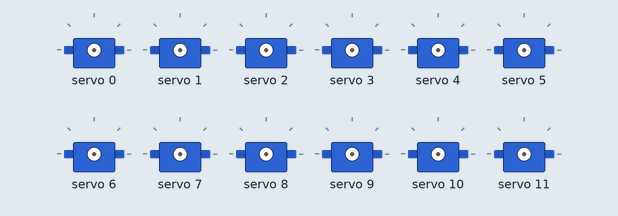
The sketch below on a simulated Seeed XIAO ESP32-S3. On the bench: 12 × servo.

Above: at 0.0 s.
At 5.6 s:
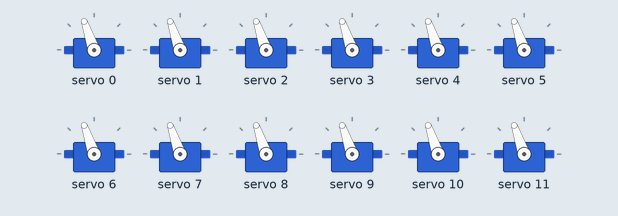
At 11.3 s:
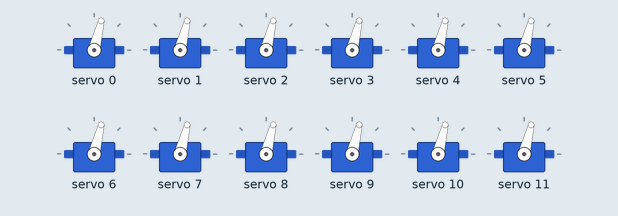
Timing chart, 0 to 13.2 s (numbered marks = the images above):
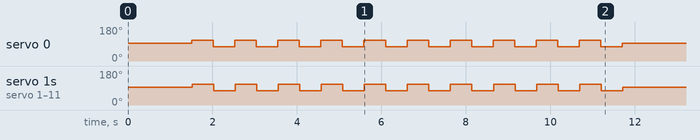

The sketch:

test.ino
```cpp
#include <Wire.h>
#include <Adafruit_PWMServoDriver.h>

// ================= I2C 引脚（明确指定） =================
#define I2C_SDA 5   // XIAO ESP32-S3 A4 / SDA
#define I2C_SCL 6   // XIAO ESP32-S3 A5 / SCL

// ================= PCA9685 =================
#define PCA9685_ADDR 0x40
Adafruit_PWMServoDriver pwm = Adafruit_PWMServoDriver(PCA9685_ADDR);

// ================= 舵机参数 =================
#define SERVO_MIN     102   // 0°
#define SERVO_MAX     512   // 180°
#define SERVO_CENTER  90    // 中立位 / 回正

#define SERVO_COUNT   16    // 实际舵机数量

// ================= 工具函数 =================
uint16_t angleToPulse(int angle) {
  return map(angle, 0, 180, SERVO_MIN, SERVO_MAX);
}

void setAllServos(int angle) {
  uint16_t pulse = angleToPulse(angle);
  for (int ch = 0; ch < SERVO_COUNT; ch++) {
    pwm.setPWM(ch, 0, pulse);
  }
}

void setup() {
  // I2C 初始化
  Wire.begin(I2C_SDA, I2C_SCL);

  // PCA9685 初始化
  pwm.begin();
  pwm.setPWMFreq(50);
  delay(500);

  // ========= 1️⃣ 上电先回中 =========
  setAllServos(SERVO_CENTER);
  delay(1000);

  // ========= 2️⃣ -45° ↔ +45° 摆动 10 次 =========
  for (int i = 0; i < 10; i++) {
    setAllServos(SERVO_CENTER + 15);  // +45°
    delay(500);

    setAllServos(SERVO_CENTER - 15);  // -45°
    delay(500);
  }

  // ========= 3️⃣ 明确、强制回到中立位 =========
  setAllServos(SERVO_CENTER);
  delay(1500);   // 给舵机充分时间稳定
}

void loop() {
  // 空循环：舵机保持在中立位
}
```
